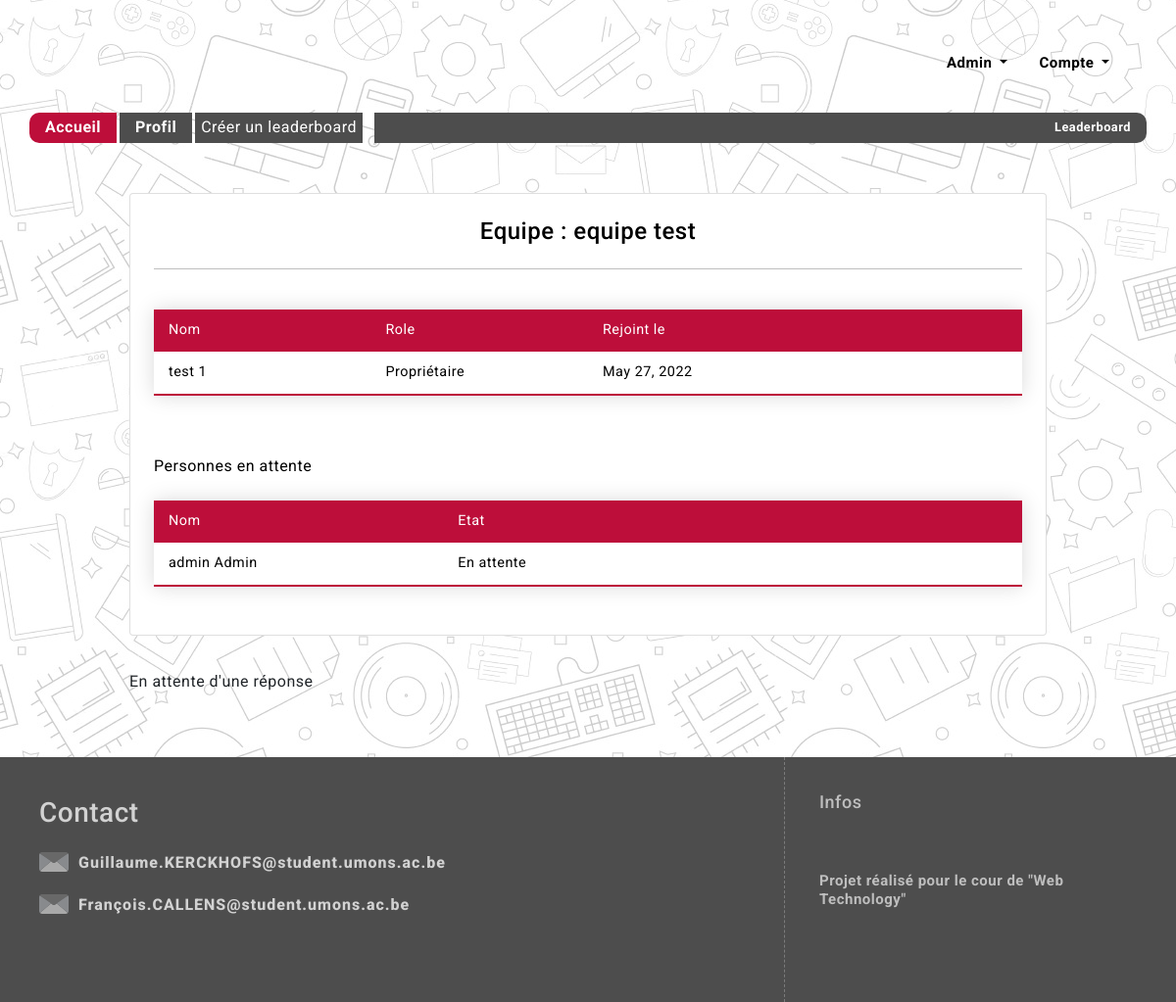
The page /teamProfil/20/ (signed in) on the database as committed earlier.
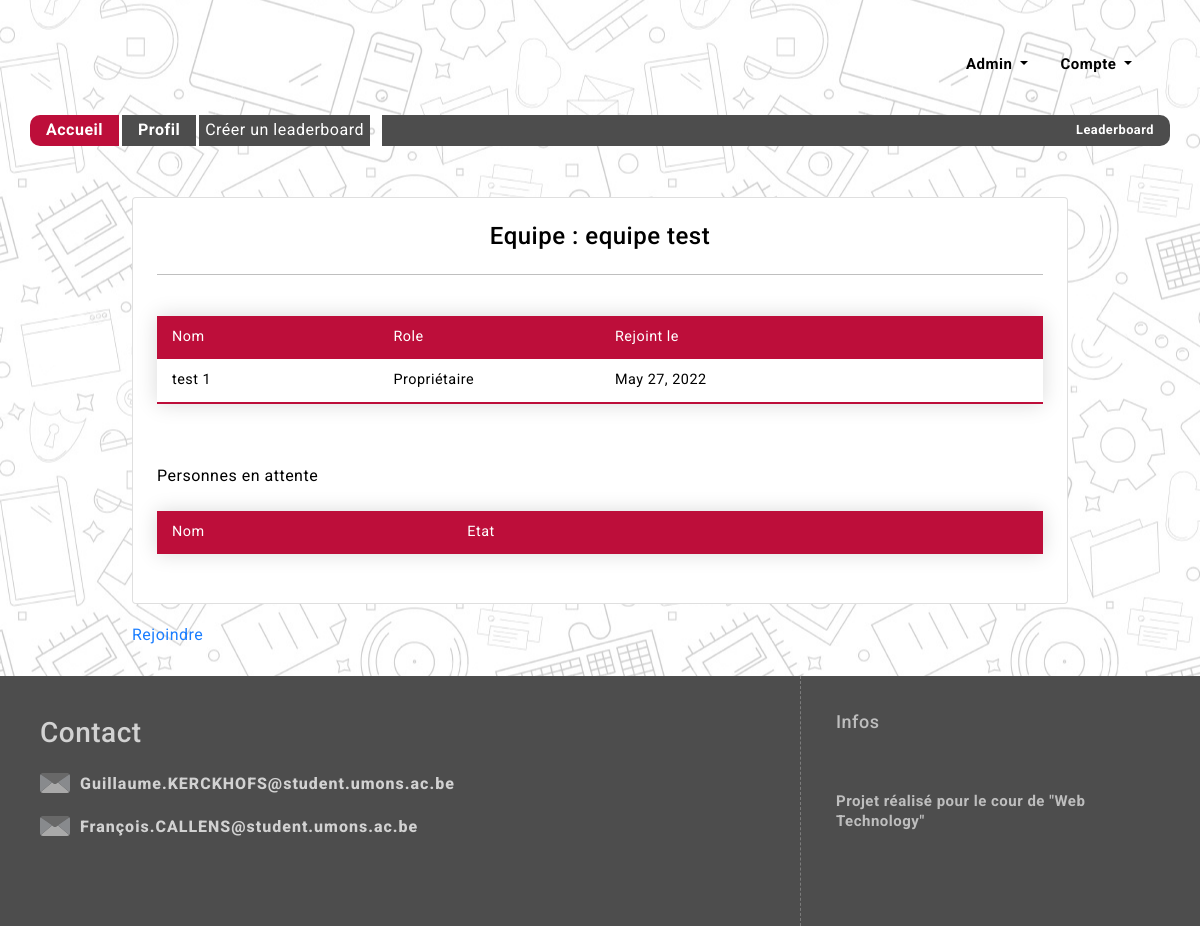
The same page on the database as committed later.
### users/models.py (models this page shows, shortened)
class Team(models.Model):
    name=models.CharField(max_length=150, unique=True)
    members=models.ManyToManyField(CustomUser,through="Membership")

class Membership(models.Model):
    OWNER = 1
    ADMIN = 2
    MEMBER = 3
    PENDING = 4
    ROLE_CHOICES = (
        (OWNER, 'Propriétaire'),
        (ADMIN, 'Admin'),
        (MEMBER, 'Membre'),
        (PENDING,'En attente')
    )
    member = models.ForeignKey(CustomUser, on_delete=models.CASCADE)
    team = models.ForeignKey(Team, on_delete=models.CASCADE)
    date_joined = models.DateField(default=datetime.now, blank=True)
    role = models.PositiveSmallIntegerField(choices=ROLE_CHOICES, default=PENDING)
    def getRole(self):
        if(self.role==1):
            return 'Propriétaire'
        elif(self.role==2):
            return 'Admin'
        elif(self.role==3):
            return 'Membre'
        else:
            return 'En attente'

class CustomUser(AbstractBaseUser, PermissionsMixin):
    user_name = models.CharField(max_length=150, unique=True)
    email = models.EmailField( unique=True)
    first_name = models.CharField(max_length=150, blank=True)
    last_name = models.CharField(max_length=150, blank=True)
    is_dev = models.BooleanField(default=False)
    is_staff = models.BooleanField(default=False)
    is_active = models.BooleanField(default=True,editable=False)
    objects = CustomAccountManager()
    USERNAME_FIELD = 'user_name'
    REQUIRED_FIELDS = ['email', 'first_name','last_name']

### gui/views.py (the view)
# urls.py: path("teamProfil/<int:team_id>/",teamProfil_view,name="teamProfil"),
@login_required
def teamProfil_view(request,team_id):
	team=getTeam(team_id)
	if(team is not None):
		membership=Membership.objects.filter(team=team)
		m=getRelation(request.user,team)
		if(m is not None):
			role=m.role
			context={'team': team,'membership':membership,'role':role}
			return render(request,'gui/HTML/teamProfil.html',context)
		else:
			role=5
			context={'team': team,'membership':membership,'role':role}
			return render(request,'gui/HTML/teamProfil.html',context)
	else:
		return redirect(profil_view)

### gui/views.py (called while the page is built)
def getTeam(team_id):
	try:
		team=Team.objects.get(id=team_id)
	except:
		team=None
	return team

def getRelation(user,team):
	try:
		membership=Membership.objects.get(member=user,team=team)
	except:
		membership=None
	return membership

### templates/gui/HTML/TeamProfil.html (shortened to what this page needs)
{% extends "gui/HTML/base.html" %}
{% load bootstrap5 %}
{% block content %}
        <div class="container" id="Informations">
                <div class="card p-4">
                    <h4 class="card-title font-weight-bold text-center">Equipe : {{team.name}}</h4>
                    <hr>
                    <div class="card-text">
                        <table>
                            <thead>
                                <tr>
                                    <td>Nom</td>
                                    <td>Role</td>
                                    <td>Rejoint le</td>
                                    <td></td>
                                </tr>
                            </thead>
                            {% for m in membership %}
                                {% if m.role < 4 %}
                                <tr>
                                    <td>{{m.member.last_name}} {{m.member.first_name}} </td>
                                    <td> {{m.getRole}} </td>
                                    <td>  {{m.date_joined}} </td>
                                    <td>
                                    </td>
                                </tr>
                                {% endif %}
                            {% endfor %}
                        </table>
                        <p> Personnes en attente </p>
                        <table>
                            <thead>
                                <tr>
                                    <td>Nom</td>
                                    <td>Etat</td>
                                    <td></td>
                                </tr>
                            </thead>
                        {% for m in membership %}
                            {% if m.role == 4 %}
                                <tr>
                                    <td>{{m.member.last_name}} {{m.member.first_name}} </td>
                                    <td> {{m.getRole}} </td>
                                </tr>
                            {% endif %}
                        {% endfor %}
                        </table>
                    </div>
                </div>
                {% if role == 1 %}
                    <button hx-get="{% url 'updateTeam' team_id=team.id%}" hx-target="#dialog" class="buttonLink"> Modifier l'équipe </button>
                {% elif role == 4 %}
                    <p> En attente d'une réponse </p>
                {% elif role == 5 %}
                    <a href="{% url 'joinTeam' team_id=team.id %}">Rejoindre </a>
                {% endif %}
        </div>
{% endblock %}

### templates/gui/HTML/base.html (shortened to what this page needs)
{% load static %}
{% load i18n %}
<!DOCTYPE html>
<html lang="fr">
<head>
    <link href="https://cdn.jsdelivr.net/npm/bootstrap@5.0.0-beta3/dist/css/bootstrap.min.css" rel="stylesheet"
>
    <link rel="stylesheet" href="{% static 'CSS/default.css' %}">
    <link rel="stylesheet" href="{% static 'CSS/shared.css' %}">
    <link rel="stylesheet" href="{% static 'CSS/style.css' %}">
    <link rel="stylesheet" href="{% static 'CSS/table.css' %}">
</head>
<body>
    <div id="site_container">
        <header class="large_center">
            <div class="justify-content-end">
                {% if user.is_authenticated %}
                    <div id="navbar_special_btns">
                        {% if user.is_superuser %}
                            <div class="nav-item dropdown">
                            <a class="nav-link dropdown-toggle" href="#" id="superDropdown" role="button" data-bs-toggle="dropdown" aria-expanded="false">
                                Admin
                            </a>
                            </div>
                        {% endif %}
                        <div class="nav-item dropdown">
                            <a class="nav-link dropdown-toggle" href="#" id="insideDropdown" role="button" data-bs-toggle="dropdown" aria-expanded="false">
                                Compte
                            </a>
                        </div>
                    </div>
                {% endif %}
            </div>
            <nav>
                <div>
                    <a href="/home" class="umons_red_btn" >Accueil</a>
                    {% if not user.is_authenticated %}
                        <a href="/login" class="umons_grey_btn mobile">Se connecter</a>
                        <a href="/regisyer" class="umons_grey_btn mobile">S'inscrire'</a>
                    {% else %}
                        <a class="umons_grey_btn" href="/profil">Profil</a>
                        {% if user.is_dev %}
                            <button hx-get="{% url 'createBoard' %}" hx-target="#dialog" class="umons_grey_btn">
                            Créer un leaderboard                </button>
                        {% endif %}
                    {% endif %}
                </div>
                <div>
                    <div class="umons_grey_btn mobile">
                        <div>
                            Leaderboard
                        </div>
                    </div>
                </div>
            </nav>
        </header>
        <div id="content_container">
            <div id="old_content" class="medium_center">
                {% block content %}
                {% endblock %}
            </div>
        </div>
        <footer>
            <div class="left">
                <div id="social">
                    <h3>Contact</h3>
                    <div class="email">
                        <a href="mailto:Guillaume.KERCKHOFS@student.umons.ac.be"><img src="{% static '/images/email.svg' %}"> Guillaume.KERCKHOFS@student.umons.ac.be</a>
                        <a href="mailto:François.CALLENS@student.umons.ac.be"><img src="{% static '/images/email.svg' %}"> François.CALLENS@student.umons.ac.be</a>
                    </div>
                </div>
            </div>
            <div class="right">
                <div>
                    <h3>Infos</h3>
                    <ul>
                        Projet réalisé pour le cour de "Web Technology"
                    </ul>
                </div>
            </div>
        </footer>
    </div>
</body>
</html>

### static/CSS/default.css (style rules this page uses)
* { box-sizing: border-box; font-family: 'Roboto', Arial, Helvetica, sans-serif; letter-spacing: 0.5px; }
html, body { margin: 0; padding: 0; font-size: 16px; line-height: 1.3; height: 100%; }
body { background: url(../images/background_20.png) 600px repeat; background-attachment: fixed; }
a { text-decoration: none; color: #1b7eff; }
.large_center { max-width: 1200px; margin: 0 auto; }
.medium_center { max-width: 1200px; padding: 0 60px; margin: 0 auto; }
.umons_grey_btn { background-color: #4D4D4D!important; color: white; border: none; }
.umons_red_btn { background-color: #BD0E3A!important; color: white; border: none; }

### static/CSS/shared.css (style rules this page uses)
#site_container { min-height: 100%; width: 100%; display: grid; grid-template-rows: max-content auto max-content; justify-items: center; }
header { padding: 30px 30px 0 30px; display: grid; grid-template-rows: max-content max-content; grid-gap: 15px; width: 100%; }
header > div { display: grid; grid-template-columns: 160px auto repeat(3, max-content); height: 70px; grid-gap: 15px; align-items: center; font-size: 15px; }
header > nav { display: grid; grid-auto-flow: column; grid-template-columns: max-content auto; grid-gap: 3px; height: max-content; width: 100%; }
header > nav > div:first-child { display: grid; grid-template-columns: repeat(6, max-content); grid-gap: 3px; }
header > nav > div > a { font-size: 16px; color: #FFF; }
header > nav > div:last-child, header > nav > div > a { padding: 5px 16px; background-color: #4D4D4D; font-weight: 700; }
header > nav > div > a { transition: 0.5s; }
header > nav > div > a:first-child { border-radius: 10px 0 0 10px; }
header > nav > div:last-child { border-radius: 0 10px 10px 0; }
header > nav > div:last-child { color: #BEBEBE; font-size: 0.8em; height: 100%!important; text-align: right; display: grid; align-items: center; justify-items: right; width: 100%; }
#content_container { display: grid; grid-gap: 80px; padding: 30px; width: calc(100% - 60px); }
#content_container > * { width: 100%; }
footer { min-height: 250px; width: 100%; background-color: #4d4d4d; display: grid; grid-template-columns: 2fr 1fr; max-width: 100%; }
footer > .left { height: 100%; display: grid; grid-template-rows: max-content auto max-content; padding: 40px; color: #D2D2D2; }
footer > .left > #social { display: grid; grid-template-rows: repeat(2, max-content); grid-gap: 10px; }
footer > .left > #social .email { display: grid; grid-template-columns: repeat(2, max-content); align-items: center; grid-gap: 10px; }
footer > .left > #social .email img { margin-right: 5px; margin-bottom: 3px; }
footer > .left > #social .email a, footer > .left > #social .email a:visited, footer > .left > #social .email a:hover { color: #D2D2D2; font-weight: 800; letter-spacing: 1px; }
footer > .left > #social img { width: 30px; }
footer > .right { display: grid; grid-template-columns: 1fr; }
footer > .right > div { border-left: 1px dashed #7c7c7c; }
footer > .right > div { padding: 35px; }
footer > .right h3 { font-size: 18px; margin: 0; color: #BEBEBE; }
footer > .right ul { font-size: 15px; margin: 0; color: #BEBEBE; list-style: none; padding: 0; margin: 0; font-weight: 700; }
footer > .right > div:last-child { display: grid; height: 100%; }
header > div .nav-link.dropdown-toggle { display: inline-block!important; }
#navbar_special_btns { display: grid; grid-template-columns: max-content max-content; }
#navbar_special_btns a.nav-link, #navbar_special_btns a.nav-link:visited, #navbar_special_btns a.nav-link:hover { font-weight: 700; color: #000; }

### static/CSS/style.css (style rules this page uses)
.card { color:black; height: 100%; }
p { margin-top: 1rem; }

### static/CSS/table.css (style rules this page uses)
table { border-collapse: collapse; margin: 25px 0; font-size: 0.9em; font-family: sans-serif; width: 100%; box-shadow: 0 0 20px rgba(0, 0, 0, 0.15); }
table thead tr { background-color: #BD0E3A; color: #ffffff; text-align: left; }
table th, table td { padding: 12px 15px; width: 25%; }
table tbody tr { border-bottom: 1px solid #dddddd; }
table tbody tr:last-of-type { border-bottom: 2px solid #BD0E3A; }

Rows that differ between the two databases and show on the page:
removed Membership: member.last_name "admin", member.first_name "Admin", getRole "En attente"
Other text that changed with them:
text no longer shown: "En attente d'une réponse"
text now shown: "Rejoindre"
